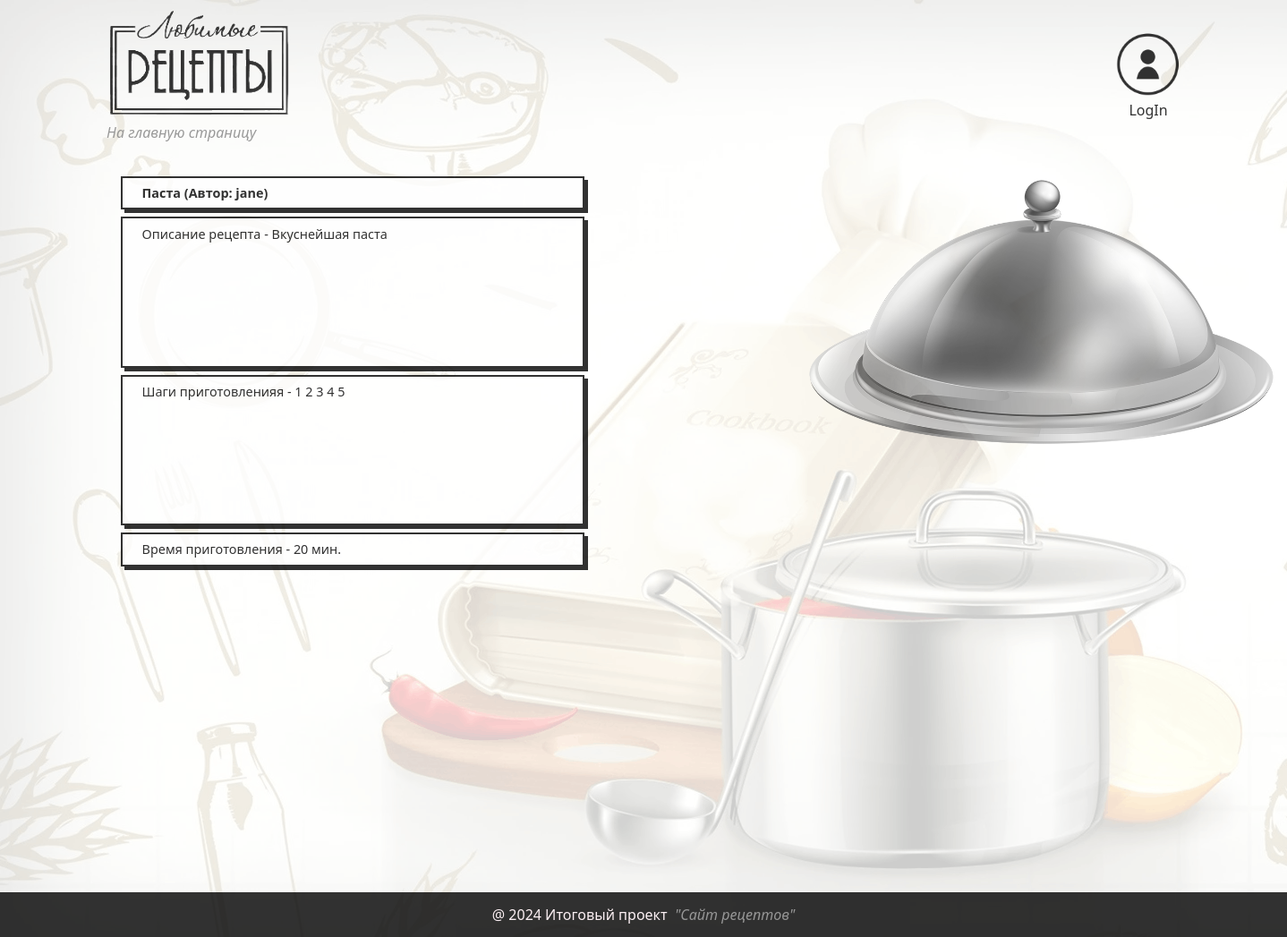
Page /recipe/3/ on the committed database.
### recipesapp/models.py (models this page shows, shortened)
class Recipe(models.Model):
    name = models.CharField(max_length=100, blank=False)
    description = models.TextField(blank=False)
    steps = models.TextField(blank=False)
    cooking_time = models.IntegerField(blank=False)
    image = models.ImageField(upload_to='recipes_photo/', blank=True)
    author = models.CharField(max_length=50)

### recipesapp/views.py (the view)
# urls.py: path('recipe/<int:pk>/', detail_recipe, name='detail_recipe'),
def detail_recipe(request, pk):
    recipe = get_object_or_404(Recipe, pk=pk)
    return render(request, 'recipesapp/detail_recipe.html',
                  {'recipe': recipe})

### recipesapp/templates/recipesapp/detail_recipe.html (shortened to what this page needs)
{% extends 'recipesapp/base.html' %}
{% load static %}
{% block main %}
    <section class="main_block">
        <div class="detail-recipe">
            <div>
                <h1 class ="field-forms">{{ recipe.name }} (Автор: {{ recipe.author }})</h1>
                <p class ="field-forms height2x">Описание рецепта - {{ recipe.description }}</p>
                <p class ="field-forms height2x">Шаги приготовленияя - {{ recipe.steps }}</p>
                <p class ="field-forms">Время приготовления - {{ recipe.cooking_time }} мин.</p>
                <div>
                    <img src="{% static 'img/default_img.png' %}" alt="img" height="120px" class="detail-image">
                </div>
            </div>
        </div>
    </section>
{% endblock %}

### static/css/stylesheet.css (style rules this page uses)
* { font-family: "Segoe UI", system-ui, sans-serif; margin: 0; padding: 0; }
body { background-color: white; opacity: 0.8; }
.main_block { height: 800px; max-width: 1200px; margin: auto; }
.field-forms { padding: 0.5em 1.5em; font-size: 0.9em; background-color: #fff; border: 2px solid #000; box-shadow: 4px 4px 0 #000; margin-right: 1rem; margin-top: 0.5rem; margin-left: 1rem; }
.detail-image { position: absolute; height: 300px; left: 900px; top: 200px; }
.detail-recipe { width: 550px; background-image: none; }
.height2x { min-height: 150px; }

### rows in the picture
Recipe: name "Паста", author "jane", description "Вкуснейшая паста", steps "1 2 3 4 5", cooking_time "20"
